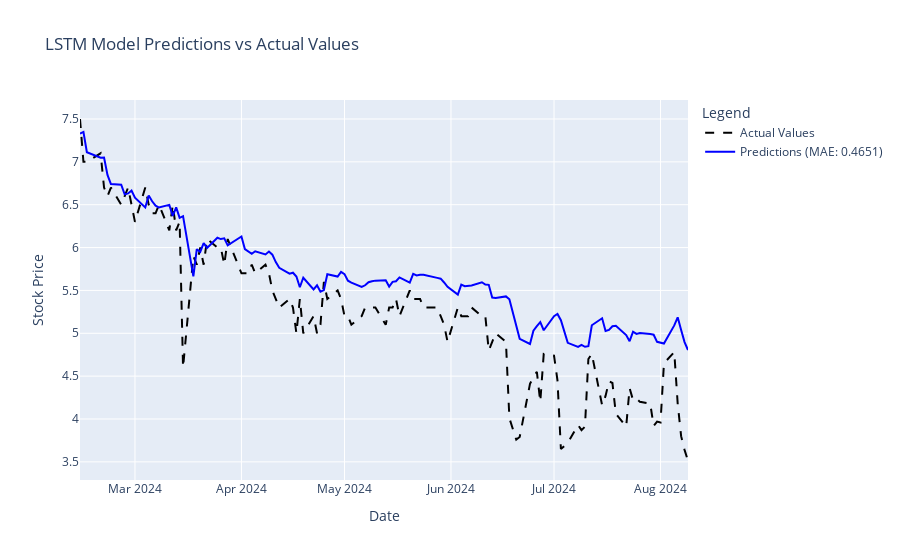

Notebook source saved alongside this figure:
### Code cell
import numpy as np
import pandas as pd
import yfinance as yf
import tensorflow as tf
from tensorflow.keras.models import Sequential
from tensorflow.keras.layers import LSTM, Dense, Dropout
from tensorflow.keras.optimizers import Adam
from sklearn.metrics import mean_absolute_error
from sklearn.preprocessing import MinMaxScaler
import plotly.graph_objects as go
##################################
# Define the best configuration
#################################
# IMPORTANT
#################################
# Best Configuration - Years: 10, Batch Size: 32, Epochs: 60 - MAE: 3.2200385199652777


best_years = 10
best_batch_size = 32
best_epochs = 60

##########################################################################
# Configuration for the LSTM model (Random Search - ******IMPORTANT******)
##########################################################################
config = {'units': 100, 'dropout': 0.2, 'learning_rate': 0.001}


# Download the data
start_date = '1974-01-01'
end_date = '2024-08-10'
all_stocks = ['BA', 'MSI', 'DE', 'FORD']
df = yf.download(all_stocks, start=start_date, end=end_date)['Adj Close']
df = df.reset_index()

test_start = '2024-01-01'
test_end = '2024-08-10'

# Prepare the BA stock data
df['Date'] = pd.to_datetime(df['Date'])
df.set_index('Date', inplace=True)
df = df['FORD']

# Preprocess Data
def preprocess_data(df, window_size):
    #scaler = MinMaxScaler(feature_range=(0, 1))
    #scaled_data = scaler.fit_transform(df.values.reshape(-1, 1))

    scaled_data = df.values.reshape(-1, 1)

    X, y, dates = [], [], []
    for i in range(window_size, len(df)):
        X.append(scaled_data[i-window_size:i, 0])
        y.append(scaled_data[i, 0])
        dates.append(df.index[i])  # Collect dates for plotting

    X, y = np.array(X), np.array(y)
    X = np.reshape(X, (X.shape[0], X.shape[1], 1))  # Reshape for LSTM [samples, time steps, features]

    return X, y, None, dates

# Define LSTM Model
def create_lstm_model(units, dropout, learning_rate):
    model = Sequential()
    model.add(LSTM(units=units, return_sequences=False, input_shape=(90, 1)))
    model.add(Dropout(dropout))
    model.add(Dense(1))
    model.compile(optimizer=Adam(learning_rate=learning_rate), loss='mean_absolute_error')
    return model

# Train and evaluate each model configuration
def train_and_evaluate(X_train, y_train, X_test, y_test, hyperparams, epochs, batch_size):
        model = create_lstm_model(hyperparams['units'], hyperparams['dropout'], hyperparams['learning_rate'])
        model.fit(X_train, y_train, epochs=epochs, batch_size=batch_size, verbose=0)
        predictions = model.predict(X_test)
        mae = mean_absolute_error(y_test, predictions)
        return mae, predictions




# Prepare the data using the best configuration
train_end = pd.to_datetime('2023-12-31')
train_start = train_end - pd.DateOffset(years=best_years)
df_train = df[train_start:train_end]
df_test = df[test_start:test_end]

# Prepare data
window_size = 30
X_train, y_train, scaler, train_dates = preprocess_data(df_train, window_size)
X_test, y_test, _, test_dates = preprocess_data(df_test, window_size)

# Train the model using the best configuration
model = create_lstm_model(units=150, dropout=0.2, learning_rate=0.001)
model.fit(X_train, y_train, epochs=best_epochs, batch_size=best_batch_size, verbose=0)

# Make predictions on the test data
predictions = model.predict(X_test)

# Inverse transform the predictions and true values using the scaler
#predictions = scaler.inverse_transform(predictions)
#y_test = scaler.inverse_transform(y_test.reshape(-1, 1))

# Calculate MAE
mae = mean_absolute_error(y_test, predictions)
print(f"MAE on Test Data: {mae}")

# Create a Plotly plot to show the predictions and actual values
fig = go.Figure()

# Plot actual values
fig.add_trace(go.Scatter(x=test_dates, y=y_test.flatten(), mode='lines', name='Actual Values', line=dict(color='black', dash='dash')))

# Plot predictions
fig.add_trace(go.Scatter(x=test_dates, y=predictions.flatten(), mode='lines', name=f'Predictions (MAE: {mae:.4f})', line=dict(color='blue')))

# Add layout details
fig.update_layout(
    title="LSTM Model Predictions vs Actual Values",
    xaxis_title="Date",
    yaxis_title="Stock Price",
    legend_title="Legend",
    hovermode="x unified"
)

# Show the plot
fig.show()

### Figure 1 — Plotly figure (JSON) as saved in the notebook; plotly's stock layout.template omitted (floating-point values rounded to 4 significant figures)
{"data": [{"line": {"color": "black", "dash": "dash"}, "mode": "lines", "name": "Actual Values", "type": "scatter", "x": ["2024-02-14T00:00:00", "2024-02-15T00:00:00", "2024-02-16T00:00:00", "2024-02-20T00:00:00", "2024-02-21T00:00:00", "2024-02-22T00:00:00", "2024-02-23T00:00:00", "2024-02-26T00:00:00", "2024-02-27T00:00:00", "2024-02-28T00:00:00", "2024-02-29T00:00:00", "2024-03-01T00:00:00", "2024-03-04T00:00:00", "2024-03-05T00:00:00", "2024-03-06T00:00:00", "2024-03-07T00:00:00", "2024-03-08T00:00:00", "2024-03-11T00:00:00", "2024-03-12T00:00:00", "2024-03-13T00:00:00", "2024-03-14T00:00:00", "2024-03-15T00:00:00", "2024-03-18T00:00:00", "2024-03-19T00:00:00", "2024-03-20T00:00:00", "2024-03-21T00:00:00", "2024-03-22T00:00:00", "2024-03-25T00:00:00", "2024-03-26T00:00:00", "2024-03-27T00:00:00", "2024-03-28T00:00:00", "2024-04-01T00:00:00", "2024-04-02T00:00:00", "2024-04-03T00:00:00", "2024-04-04T00:00:00", "2024-04-05T00:00:00", "2024-04-08T00:00:00", "2024-04-09T00:00:00", "2024-04-10T00:00:00", "2024-04-11T00:00:00", "2024-04-12T00:00:00", "2024-04-15T00:00:00", "2024-04-16T00:00:00", "2024-04-17T00:00:00", "2024-04-18T00:00:00", "2024-04-19T00:00:00", "2024-04-22T00:00:00", "2024-04-23T00:00:00", "2024-04-24T00:00:00", "2024-04-25T00:00:00", "2024-04-26T00:00:00", "2024-04-29T00:00:00", "2024-04-30T00:00:00", "2024-05-01T00:00:00", "2024-05-02T00:00:00", "2024-05-03T00:00:00", "2024-05-06T00:00:00", "2024-05-07T00:00:00", "2024-05-08T00:00:00", "2024-05-09T00:00:00", "2024-05-10T00:00:00", "2024-05-13T00:00:00", "2024-05-14T00:00:00", "2024-05-15T00:00:00", "2024-05-16T00:00:00", "2024-05-17T00:00:00", "2024-05-20T00:00:00", "2024-05-21T00:00:00", "2024-05-22T00:00:00", "2024-05-23T00:00:00", "2024-05-24T00:00:00", "2024-05-28T00:00:00", "2024-05-29T00:00:00", "2024-05-30T00:00:00", "2024-05-31T00:00:00", "2024-06-03T00:00:00", "2024-06-04T00:00:00", "2024-06-05T00:00:00", "2024-06-06T00:00:00", "2024-06-07T00:00:00", "2024-06-10T00:00:00", "2024-06-11T00:00:00", "2024-06-12T00:00:00", "2024-06-13T00:00:00", "2024-06-14T00:00:00", "2024-06-17T00:00:00", "2024-06-18T00:00:00", "2024-06-20T00:00:00", "2024-06-21T00:00:00", "2024-06-24T00:00:00", "2024-06-25T00:00:00", "2024-06-26T00:00:00", "2024-06-27T00:00:00", "2024-06-28T00:00:00", "2024-07-01T00:00:00", "2024-07-02T00:00:00", "2024-07-03T00:00:00", "2024-07-05T00:00:00", "2024-07-08T00:00:00", "2024-07-09T00:00:00", "2024-07-10T00:00:00", "2024-07-11T00:00:00", "2024-07-12T00:00:00", "2024-07-15T00:00:00", "2024-07-16T00:00:00", "2024-07-17T00:00:00", "2024-07-18T00:00:00", "2024-07-19T00:00:00", "2024-07-22T00:00:00", "2024-07-23T00:00:00", "2024-07-24T00:00:00", "2024-07-25T00:00:00", "2024-07-26T00:00:00", "2024-07-29T00:00:00", "2024-07-30T00:00:00", "2024-07-31T00:00:00", "2024-08-01T00:00:00", "2024-08-02T00:00:00", "2024-08-05T00:00:00", "2024-08-06T00:00:00", "2024-08-07T00:00:00", "2024-08-08T00:00:00", "2024-08-09T00:00:00"], "y": [7.5, 7, 7, 7.1, 6.7, 6.6, 6.7, 6.5, 6.6, 6.7, 6.5, 6.3, 6.7, 6.5, 6.4, 6.4, 6.5, 6.2, 6.5, 6.2, 6.3, 4.6, 5.9, 5.8, 6, 5.8, 6.1, 6, 6, 5.8, 6.1, 5.7, 5.7, 5.7, 5.8, 5.7, 5.8, 5.7, 5.5, 5.4, 5.3, 5.4, 5.3, 5, 5.4, 5, 5.2, 5, 5.1, 5.6, 5.4, 5.5, 5.4, 5.2, 5.2, 5.1, 5.2, 5.3, 5.3, 5.3, 5.3, 5.1, 5.3, 5.3, 5.4, 5.2, 5.5, 5.4, 5.4, 5.4, 5.3, 5.3, 5.2, 5.1, 4.9, 5.3, 5.2, 5.2, 5.2, 5.3, 5.2, 5.2, 4.8, 4.9, 5, 4.9, 4.01, 3.76, 3.79, 4.41, 4.49, 4.55, 4.2, 4.76, 4.74, 4.45, 3.65, 3.72, 3.93, 3.87, 3.91, 4.7, 4.76, 4.16, 4.27, 4.44, 4.42, 4.06, 3.91, 4.36, 4.22, 4.24, 4.2, 4.18, 3.92, 3.97, 3.96, 4.65, 4.78, 4.18, 3.8, 3.64, 3.51]}, {"line": {"color": "blue"}, "mode": "lines", "name": "Predictions (MAE: 0.4651)", "type": "scatter", "x": ["2024-02-14T00:00:00", "2024-02-15T00:00:00", "2024-02-16T00:00:00", "2024-02-20T00:00:00", "2024-02-21T00:00:00", "2024-02-22T00:00:00", "2024-02-23T00:00:00", "2024-02-26T00:00:00", "2024-02-27T00:00:00", "2024-02-28T00:00:00", "2024-02-29T00:00:00", "2024-03-01T00:00:00", "2024-03-04T00:00:00", "2024-03-05T00:00:00", "2024-03-06T00:00:00", "2024-03-07T00:00:00", "2024-03-08T00:00:00", "2024-03-11T00:00:00", "2024-03-12T00:00:00", "2024-03-13T00:00:00", "2024-03-14T00:00:00", "2024-03-15T00:00:00", "2024-03-18T00:00:00", "2024-03-19T00:00:00", "2024-03-20T00:00:00", "2024-03-21T00:00:00", "2024-03-22T00:00:00", "2024-03-25T00:00:00", "2024-03-26T00:00:00", "2024-03-27T00:00:00", "2024-03-28T00:00:00", "2024-04-01T00:00:00", "2024-04-02T00:00:00", "2024-04-03T00:00:00", "2024-04-04T00:00:00", "2024-04-05T00:00:00", "2024-04-08T00:00:00", "2024-04-09T00:00:00", "2024-04-10T00:00:00", "2024-04-11T00:00:00", "2024-04-12T00:00:00", "2024-04-15T00:00:00", "2024-04-16T00:00:00", "2024-04-17T00:00:00", "2024-04-18T00:00:00", "2024-04-19T00:00:00", "2024-04-22T00:00:00", "2024-04-23T00:00:00", "2024-04-24T00:00:00", "2024-04-25T00:00:00", "2024-04-26T00:00:00", "2024-04-29T00:00:00", "2024-04-30T00:00:00", "2024-05-01T00:00:00", "2024-05-02T00:00:00", "2024-05-03T00:00:00", "2024-05-06T00:00:00", "2024-05-07T00:00:00", "2024-05-08T00:00:00", "2024-05-09T00:00:00", "2024-05-10T00:00:00", "2024-05-13T00:00:00", "2024-05-14T00:00:00", "2024-05-15T00:00:00", "2024-05-16T00:00:00", "2024-05-17T00:00:00", "2024-05-20T00:00:00", "2024-05-21T00:00:00", "2024-05-22T00:00:00", "2024-05-23T00:00:00", "2024-05-24T00:00:00", "2024-05-28T00:00:00", "2024-05-29T00:00:00", "2024-05-30T00:00:00", "2024-05-31T00:00:00", "2024-06-03T00:00:00", "2024-06-04T00:00:00", "2024-06-05T00:00:00", "2024-06-06T00:00:00", "2024-06-07T00:00:00", "2024-06-10T00:00:00", "2024-06-11T00:00:00", "2024-06-12T00:00:00", "2024-06-13T00:00:00", "2024-06-14T00:00:00", "2024-06-17T00:00:00", "2024-06-18T00:00:00", "2024-06-20T00:00:00", "2024-06-21T00:00:00", "2024-06-24T00:00:00", "2024-06-25T00:00:00", "2024-06-26T00:00:00", "2024-06-27T00:00:00", "2024-06-28T00:00:00", "2024-07-01T00:00:00", "2024-07-02T00:00:00", "2024-07-03T00:00:00", "2024-07-05T00:00:00", "2024-07-08T00:00:00", "2024-07-09T00:00:00", "2024-07-10T00:00:00", "2024-07-11T00:00:00", "2024-07-12T00:00:00", "2024-07-15T00:00:00", "2024-07-16T00:00:00", "2024-07-17T00:00:00", "2024-07-18T00:00:00", "2024-07-19T00:00:00", "2024-07-22T00:00:00", "2024-07-23T00:00:00", "2024-07-24T00:00:00", "2024-07-25T00:00:00", "2024-07-26T00:00:00", "2024-07-29T00:00:00", "2024-07-30T00:00:00", "2024-07-31T00:00:00", "2024-08-01T00:00:00", "2024-08-02T00:00:00", "2024-08-05T00:00:00", "2024-08-06T00:00:00", "2024-08-07T00:00:00", "2024-08-08T00:00:00", "2024-08-09T00:00:00"], "y": [7.331, 7.349, 7.112, 7.047, 7.051, 6.847, 6.741, 6.733, 6.621, 6.631, 6.666, 6.581, 6.468, 6.607, 6.54, 6.489, 6.467, 6.498, 6.369, 6.468, 6.347, 6.366, 5.663, 5.981, 5.949, 6.053, 5.996, 6.115, 6.099, 6.108, 6.026, 6.129, 5.982, 5.952, 5.928, 5.957, 5.92, 5.953, 5.917, 5.83, 5.763, 5.696, 5.707, 5.662, 5.537, 5.648, 5.512, 5.56, 5.484, 5.504, 5.688, 5.662, 5.716, 5.691, 5.614, 5.592, 5.54, 5.56, 5.596, 5.607, 5.614, 5.618, 5.545, 5.6, 5.607, 5.652, 5.59, 5.693, 5.675, 5.682, 5.684, 5.647, 5.637, 5.593, 5.543, 5.451, 5.567, 5.549, 5.556, 5.557, 5.595, 5.568, 5.565, 5.416, 5.413, 5.43, 5.397, 5.09, 4.935, 4.875, 5.03, 5.083, 5.13, 5.035, 5.2, 5.225, 5.152, 4.889, 4.841, 4.864, 4.842, 4.849, 5.094, 5.175, 5.028, 5.039, 5.082, 5.086, 4.979, 4.908, 5.019, 4.992, 5.003, 4.991, 4.983, 4.9, 4.895, 4.881, 5.092, 5.186, 5.037, 4.898, 4.805]}], "layout": {"hovermode": "x unified", "legend": {"title": {"text": "Legend"}}, "title": {"text": "LSTM Model Predictions vs Actual Values"}, "xaxis": {"title": {"text": "Date"}}, "yaxis": {"title": {"text": "Stock Price"}}}}
